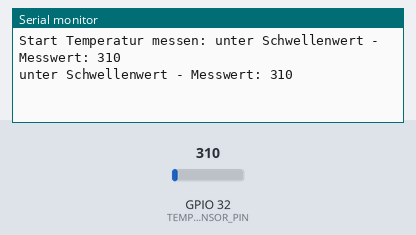
The sketch below on a simulated ESP32. On the bench: the last lines printed to the serial monitor. Inputs (shaded band) come from the test bench; at power-on: GPIO 32 (TEMP_SENSOR_PIN) = 310.

Above: at 2.8 s.
2.9 s: GPIO 32 (TEMP_SENSOR_PIN) set to 372
At 4.9 s:
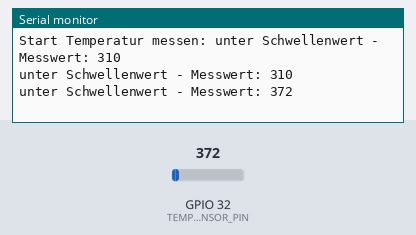
5.6 s: GPIO 32 (TEMP_SENSOR_PIN) set to 434
At 6.5 s:
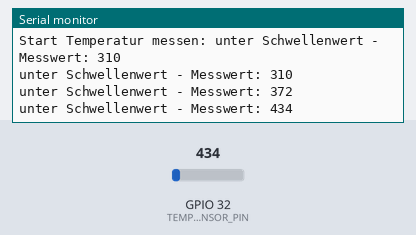
Timing chart, 0 to 8.6 s (numbered marks = the images above; inputs shaded):
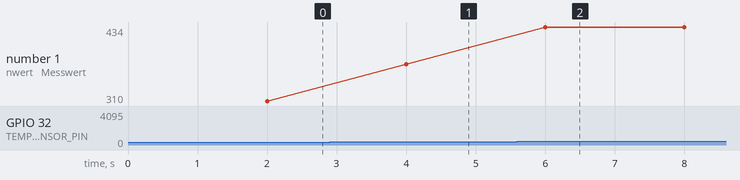

The sketch:

Sensor-Heissleiter.ino
```cpp
/*
 * messen der Temperatur mit einem Heissliter
 */
 #define TEMP_SENSOR_PIN   32                  // Pin für den Heissleiter-Sensor

int schwellWert = 1900;                        // Schwellenwert
int messWert = 0;                              // Messwert

// lesen der Lichtmesswerte und Aktion ausführen (hier Serial Monitor)
void lesenTemperatur() {
  messWert = analogRead(TEMP_SENSOR_PIN);
  if (messWert < schwellWert) {
    Serial.print("unter Schwellenwert - Messwert: ");
    Serial.println(messWert);
  } else {
    Serial.print("über Schwellenwert - Messwert: ");
    Serial.println(messWert);
  }
}

void setup() {
  Serial.begin(115200);
  Serial.println();
  Serial.print("Start Temperatur messen: ");
}

void loop() {
  lesenTemperatur();
  delay(2000);                        // Pause um 1.000 Milli-Sekunden
}
```

Measured:
- after the input at 2.9 s, the serial monitor: prints a new line after 1.1 s (image 1)
- after the input at 5.6 s, the serial monitor: prints a new line after 0.40 s (image 2)
- plotted number 1: 310 → 372 after the input at 2.9 s, 372 → 434 after the input at 5.6 s
